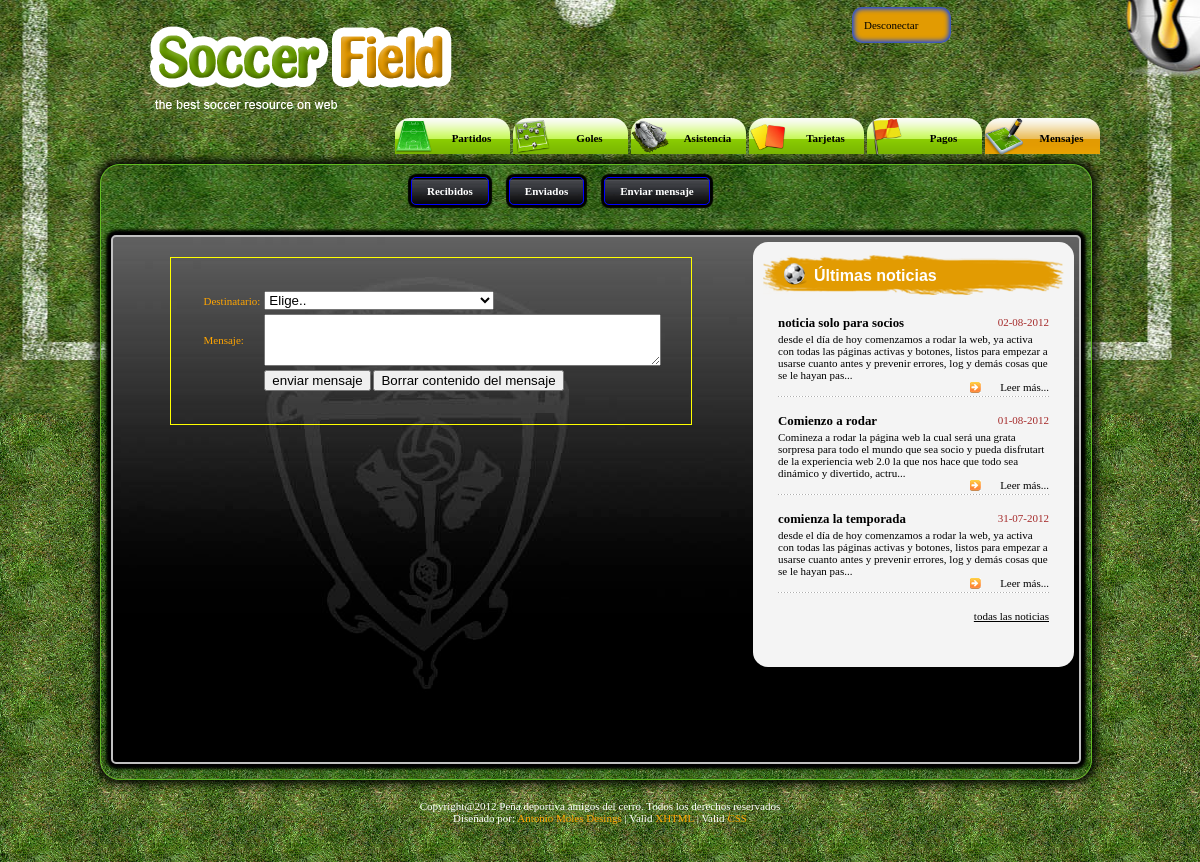
The app's page /socio/mensajes/enviarmensaje.php (signed in) with its own data.
### tables this page shows
CREATE TABLE IF NOT EXISTS `noticias` (
  `id` int(8) NOT NULL AUTO_INCREMENT,
  `usu` varchar(25) NOT NULL,
  `fecha` timestamp NOT NULL DEFAULT CURRENT_TIMESTAMP,
  `titulo` varchar(50) NOT NULL,
  `contenido` text NOT NULL,
  `tipo` enum('p','s') NOT NULL,
  PRIMARY KEY (`id`,`usu`,`fecha`),
  KEY `noticias_usu_sociousuario` (`usu`)
);

### socio/mensajes/enviarmensaje.php (the view, shortened to what this page needs)
<!DOCTYPE html PUBLIC "-//W3C//DTD XHTML 1.0 Transitional//EN" "http://www.w3.org/TR/xhtml1/DTD/xhtml1-transitional.dtd">
<html xmlns="http://www.w3.org/1999/xhtml">
<head>
<link href="../../css/socio.css" rel="stylesheet" type="text/css"/>
<link href="./css/mensajes.css" rel="stylesheet" type="text/css"/>
</head>
<body>
<div id="topimg">
  <?php
		if (isset($_SESSION['usu'])&&isset($_SESSION['pas'])) {
	?>
  <div id="maincontent">
    <div id="header" class="clearfix">
     <div id="Logo">
        <h1></h1>
      </div>
      <div id="selSubHeader" class="clsFloatRight">
	<div id="identificacion">
	  <a href="../../index.php?desconectar=1" >Desconectar</a>
	  </div>
        <ul class="clsClearFixSub">
          <li><a href="../partidos/partidos.php"><img src="../../images/socio/1.png"/>Partidos</a></li>
          <li><a href="../goles/goles.php"><img src="../../images/socio/2.png"/>Goles</a></li>
          <li><a href="../asistencia/asistencia.php"><img src="../../images/socio/3.png"/>Asistencia</a></li>
          <li><a href="../tarjetas/tarjetas.php"><img src="../../images/socio/4.png"/>Tarjetas</a></li>
          <li><a href="../pagos/pagos.php"><img src="../../images/socio/5.png"/>Pagos</a></li>
		  <li class="clsActive"><a href="./mensajes.php"><img src="../../images/socio/6.png"/>Mensajes</a></li>
		</ul>
      </div>
    </div>
    <div id="contenido">
     <div id="submenu" class="submenugoles">
	<ul class="mensajes">
	<li><a href="./recibidos.php">Recibidos</a></li>
	<li><a href="./enviados.php">Enviados</a></li>
	<li><a href="./enviarmensaje.php">Enviar mensaje</a></li>
	</ul>
	</div>
	<div id="resultado">
	<div id="right" class="cajanoticias">
          <div class="right_header">
            <h2>Últimas noticias</h2>
            <div class="rc_list">
              <div class="rc_bx">
                <?php
					include ('../../php/conexion.php');
					$instruccion = "SELECT id,titulo, contenido, fecha
									FROM noticias
									ORDER BY fecha DESC
									LIMIT 0 , 3" ;
					$consulta = mysql_query ($instruccion, $conexion)
						or die ("Fallo en la consulta");
					$nfilas = mysql_num_rows ($consulta);
					for ($i=0; $i<$nfilas; $i++)
										{
										$resultado = mysql_fetch_array ($consulta);
										$dia=substr($resultado['fecha'],8,2);
										$mes=substr($resultado['fecha'],5,2);
										$ano=substr($resultado['fecha'],0,4);
										$fecha=$dia."-".$mes."-".$ano;
										echo "
										<div class='rc_bx'>
										<h3>".$resultado['titulo']."</h3><p class='fechanoticias'>".$fecha."</p>
										<p>".substr($resultado['contenido'], 0, 200)."...</p>
										<div  class='readmore clsFloatRight'> <a class='clsFloatRight' href='../leernoticia.php?noticia=".$resultado['id']."'>Leer más...</a> </div>
										<div class='dotlineC'></div>
										</div>
										";
										}
					echo "<div><p style='text-decoration:underline;text-align:right;'><a href='../paginadornoticias/leernoticias.php'>todas las noticias</a></p></div>";
					?>
              </div>
            </div>
          </div>
        </div>
	<div id="left">
		<form action="" method="post" style="border:1px solid yellow;width:460px;margin:20px auto auto auto;padding:30px;">
	<table>
	<tr>
	<td>
	<label for="socios">Destinatario: </label>
	</td>
	<td>
	<select name="socios">
	<option value=0> Elige..</option>
	</select>
	</td>
	<tr>
	<td><label for="mensaje">Mensaje: </label></td>
	<td>
	<textarea name="mensaje" id "mensaje" cols="45" style="resize:vertical;padding:10px;"></textarea>
	</td>
	</tr>
	<tr>
	<td></td>
	<td><input type="submit" name="enviar" value="enviar mensaje"/>
	<input type="reset" value="Borrar contenido del mensaje"/></td>
	</tr>
	</table>
	</form>
	</div>
	</div>
    </div>
	<?php
			}
	?>
    <div id="footer">
	<div class="txtf">
		<p>Copyright@2012 Peña deportiva amigos del cerro. Todos los derechos reservados<br/>
		Diseñado por: <a href="http://es.linkedin.com/pub/antonio-moles-leiva/3a/70/970"><span> Antonio Moles Desings </span></a>| Valid<a href="http://validator.w3.org/check/referer"><span> XHTML </span></a> | Valid <a href="http://jigsaw.w3.org/css-validator/check/referer"><span> CSS </span></a></p>
	</div>
	</div>
  </div>*/
</div>
</body>
</html>

### css/socio.css (style rules this page uses)
body { font-family:Tahoma; margin:0px; padding:0px; text-align:left; background:#3c3b41 url(../images/bg.jpg) repeat; font-size:11px; line-height:normal; }
#topimg { background: url(../images/topimg.jpg) no-repeat center top; width: 100%; display: table; }
html, body { height:auto; }
form,table,p,h1,h2,h3,h4,h5,h6,ul,li,div,dl { margin:0px; padding:0px; }
li { padding:0px; margin:0px; list-style:none; }
a { text-decoration:none; outline:none; color:#000; }
img { border:0px; vertical-align:top; margin:0px; padding:0px; }
input , select { vertical-align:middle; }
.clsFloatRight { float:right; }
.clearfix:after { content: "."; display: block; height: 0; clear: both; visibility: hidden; }
.clearfix { display: inline-table; }
.clearfix { display: block; }
#maincontent { width:1000px; margin:0 auto; }
#header { width:1000px; }
#Logo { margin:0px; padding-top:26px; width:305px; float:left; }
#Logo h1 { background:url(../images/logo.png) no-repeat scroll 0 0; width: 302px; height: 83px; margin-left:50px }
.clsClearFixSub { margin-left:-60px; }
#identificacion { background-color:#e29b02; width: 75px; margin-top:-85px; margin-bottom:75px; margin-left:400px; padding:12px; border-radius:10px; -webkit-box-shadow: inset 0px 0px 5px 2px #0040FF; box-shadow: inset 0px 0px 5px 2px #0040FF; }
#selSubHeader { padding-top:92px; }
#selSubHeader li { background:url(../images/btnimg_s.png) no-repeat scroll center top transparent; float:left; height:36px; margin-left:3px; text-align:center; width:115px; }
#selSubHeader li a { display:block; font-weight:bold; height:36px; line-height:41px; text-decoration:none; width:115px; }
#selSubHeader li a img { width:38px;height:38px;float:left; }
#selSubHeader li a:hover, #selSubHeader .clsActive { background:url(../images/btnimg_h.png) no-repeat scroll center top transparent; height:36px; width:115px; }
#contenido { padding:0px; margin:0px; border:1px solid #62bc23; border-radius:20px; width:990px; margin-top:10px; background-image:url(../images/bgcontenido.png); box-shadow: 0px 0px 10px 4px #000000; }
#submenu { margin:10px; height:50px; clear:both; }
#submenu ul { margin:auto; height:55px; width:auto; }
#submenu ul li { float:left; display:block; margin:10px; }
#submenu ul li a { background-image:url(../images/bgsubmenu.jpg); border:1px solid blue; padding:7px 15px 7px 15px; border-radius:5px; box-shadow: 0px 0px 1px 3px #000000; color:white; font-weight:bold; }
#submenu .mensajes { margin-left:290px; }
#resultado { border:2px solid #c0c0c0; background-color:black; background-image:url(../images/bgresultado.jpg); background-repeat:no-repeat; box-shadow: 0px 0px 3px 5px #000000; border-radius:5px; margin:5px 10px 15px 10px; clear:both; }
#footer { padding:0px; margin:0px; }
.txtf { width:1000px; margin:0 auto; text-align:center; }
.txtf p { color:white; text-align:center; height:50px; padding-top:20px; }
.txtf span { color:orange; text-align:center; }
#left { padding:0px; margin-top:-500px; width:625px; min-height:500px; margin:5px; }
#right { background:url(../images/bg_c.jpg) repeat scroll; width:321px; padding-top:13px; }
#right h2 { font-family:Arial; font-size:16px; color:white; padding-left:61px; line-height:41px; }
.cajanoticias { margin:5px 5px 0px 5px; border-radius:15px; float:right; }
.right_header { background:url(../images/right_sub_t.png) no-repeat top center; padding-bottom:30px; }
.rc_list { padding:20px 25px 15px; }
.rc_bx { margin:0px; }
.fechanoticias { text-align:right; margin-top:-15px; margin-bottom:5px; color:brown; }
.readmore { background:url(../images/readmore.jpg) no-repeat center left; width:79px; }
.dotlineC { background:url(../images/dot_line.jpg) repeat-x scroll; height:3px; margin-bottom:15px; margin-top:15px; }

### socio/mensajes/css/mensajes.css (style rules this page uses)
table { margin:auto; }

### socio/mensajes/enviarmensaje.php (style rules this page uses)
label { color:orange; }

### records on screen
noticias: titulo "noticia solo para socios", fecha "02-08-2012", contenido "desde el día de hoy comenzamos a rodar la web, ya activa con todas las páginas activas y botones, listos para empezar a usarse cuanto antes y prevenir errores, log y demás cosas que se le hayan pas"
noticias: titulo "Comienzo a rodar", fecha "01-08-2012", contenido "Comineza a rodar la página web la cual será una grata sorpresa para todo el mundo que sea socio y pueda disfrutart de la experiencia web 2.0 la que nos hace que todo sea dinámico y divertido, actru"
noticias: titulo "comienza la temporada", fecha "31-07-2012", contenido "desde el día de hoy comenzamos a rodar la web, ya activa con todas las páginas activas y botones, listos para empezar a usarse cuanto antes y prevenir errores, log y demás cosas que se le hayan pas"
